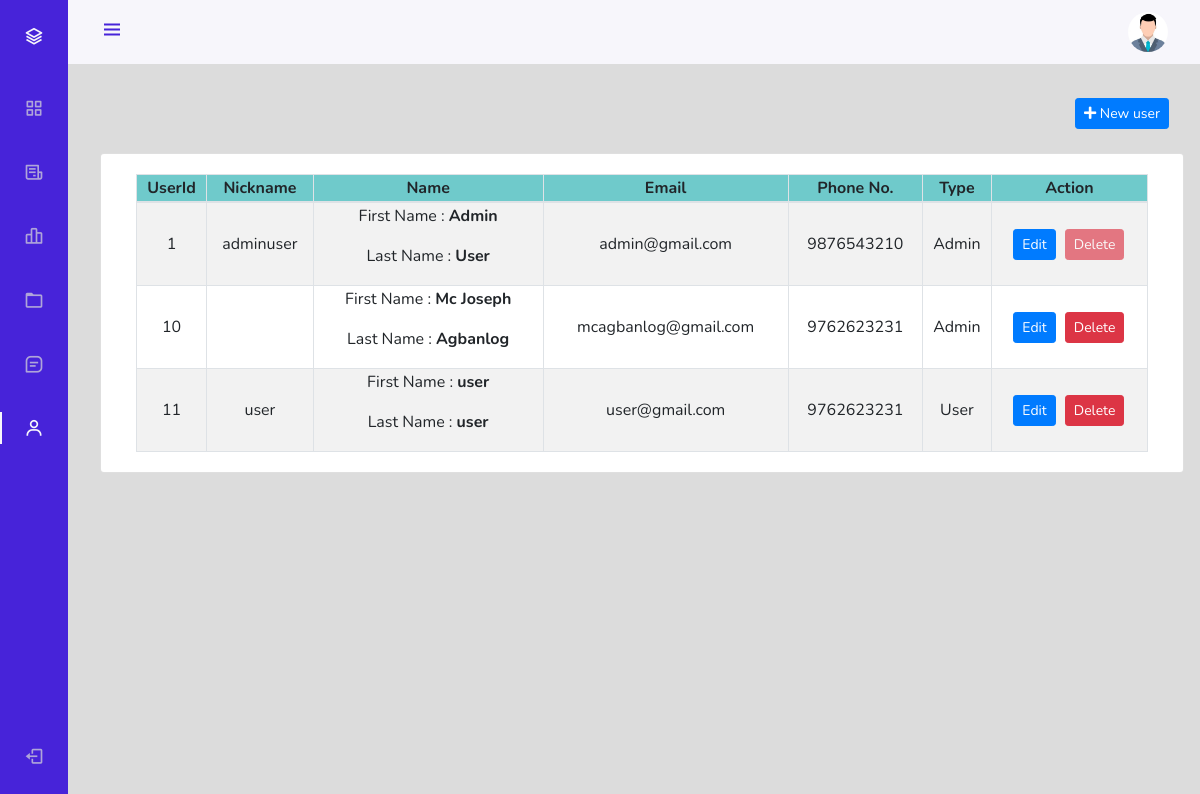
The app's page /admin/index.php?page=userManage (signed in) with its own data.
### tables this page shows
CREATE TABLE `users` (
  `userId` int NOT NULL,
  `nickname` varchar(21) NOT NULL,
  `firstName` varchar(21) NOT NULL,
  `lastName` varchar(21) NOT NULL,
  `email` varchar(35) NOT NULL,
  `phone` bigint NOT NULL,
  `userType` enum('0','1') NOT NULL DEFAULT '0' COMMENT '0=customer, 1=admin',
  `password` varchar(255) NOT NULL,
  `joinDate` datetime NOT NULL DEFAULT CURRENT_TIMESTAMP
);

### admin/userManage.php (the view, shortened to what this page needs)
<div class="container-fluid" style="margin-top:98px">
    <div class="row">
        <div class="col-lg-12">
            <button class="btn btn-primary float-right btn-sm" data-toggle="modal" data-target="#newUser"><i class="fa fa-plus"></i> New user</button>
        </div>
    </div>
    <br>
    <div class="row">
        <div class="card col-lg-12">
            <div class="card-body">
                <table class="table-striped table-bordered col-md-12 text-center">
                    <thead style="background-color: rgb(111 202 203);">
                        <tr>
                            <th>UserId</th>
                            <th>Nickname</th>
                            <th>Name</th>
                            <th>Email</th>
                            <th>Phone No.</th>
                            <th>Type</th>
                            <th>Action</th>
                        </tr>
                    </thead>
                    <tbody>
                        <?php
                        $sql = "SELECT * FROM users";
                        $result = mysqli_query($conn, $sql);
                        while ($row = mysqli_fetch_assoc($result)) {
                            $userId = $row['userId'];
                            $nickname = $row['nickname'];
                            $firstName = $row['firstName'];
                            $lastName = $row['lastName'];
                            $email = $row['email'];
                            $phone = $row['phone'];
                            $userType = $row['userType'] == 0 ? "User" : "Admin";
                            echo '<tr>
                                    <td>' . $userId . '</td>
                                    <td>' . $nickname . '</td>
                                    <td>
                                        <p>First Name : <b>' . $firstName . '</b></p>
                                        <p>Last Name : <b>' . $lastName . '</b></p>
                                    </td>
                                    <td>' . $email . '</td>
                                    <td>' . $phone . '</td>
                                    <td>' . $userType . '</td>
                                    <td class="text-center">
                                        <div class="row mx-auto" style="width:112px">
                                            <button class="btn btn-sm btn-primary" data-toggle="modal" data-target="#editUser' . $userId . '" type="button">Edit</button>';
                            if ($userId == 1) {
                                echo '<button class="btn btn-sm btn-danger" disabled style="margin-left:9px;">Delete</button>';
                            } else {
                                echo '<form action="partials/_userManage.php" method="POST">
                                                        <button name="removeUser" class="btn btn-sm btn-danger" style="margin-left:9px;">Delete</button>
                                                        <input type="hidden" name="Id" value="' . $userId . '">
                                                    </form>';
                            }
                            echo '</div>
                                    </td>
                                </tr>';
                        }
                        ?>
                    </tbody>
                </table>
            </div>
        </div>
    </div>
</div>

### admin/assetsForSideBar/css/styles.css (style rules this page uses)
:root { --header-height: 3rem; --nav-width: 68px; --first-color: #4723D9; --first-color-light: #AFA5D9; --white-color: #F7F6FB; --body-font: 'Nunito', sans-serif; --normal-font-size: 1rem; --z-fixed: 100; }
*,::before,::after { box-sizing: border-box; }
body { position: relative; margin: var(--header-height) 0 0 0; padding: 0 1rem; font-family: var(--body-font); font-size: var(--normal-font-size); transition: .5s; }
@media screen and (min-width: 768px) { body { margin: calc(var(--header-height) + 1rem) 0 0 0; padding-left: calc(var(--nav-width) + 2rem); } }

### admin/userManage.php (style rules this page uses)
.card-body { padding: 20px; }

### records on screen
users: userId "1", nickname "adminuser", firstName "Admin", lastName "User", email "admin@gmail.com", phone "9876543210", userType "Admin", shows "Delete"
users: userId "10", firstName "Mc Joseph", lastName "Agbanlog", email "mcagbanlog@gmail.com", phone "9762623231", userType "Admin"
users: userId "11", nickname "user", firstName "user", lastName "user", email "user@gmail.com", phone "9762623231", userType "User"
